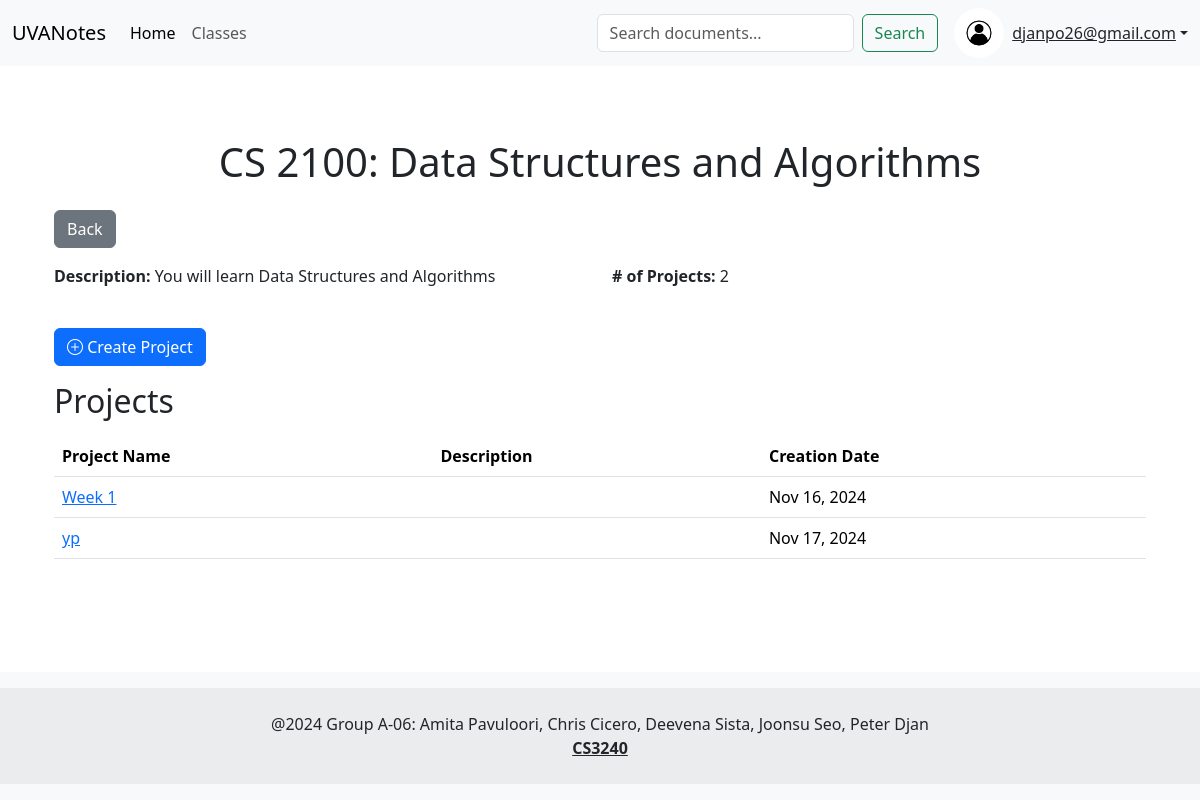
The page /classes/1/ (signed in) on the database its author committed.
### profiles/models.py (models this page shows, shortened)
class Profile(models.Model):
    USER_TYPE_CHOICES = [('Common', 'Common'),
                         ('PMA Admin', 'PMA Admin'),
                         ('Anonymous', 'Anonymous')
                         ]
    YEAR_CHOICES = [ ('First Year','First Year'),
                    ('Second Year','Second Year'),
                    ('Third Year','Third Year'),
                    ('Fourth Year','Fourth Year')
                    ]
    user = models.OneToOneField(User, on_delete=models.CASCADE)
    computing_id = models.TextField(max_length=10, unique=True, blank=True, null=True, default=None)
    major = models.TextField(max_length=50, blank=True, null=True)
    year = models.CharField(max_length=15, choices=YEAR_CHOICES, blank=True, null=True)
    user_type = models.CharField(max_length=20, default='Common', choices=USER_TYPE_CHOICES)
    date_joined = models.DateField(auto_now_add=True)
    bio = models.TextField(max_length=500, blank=True, null=True)
    profile_pic = models.FileField(upload_to=upload_to_profile_folder, default='profiles/images/testpfp.png')

### classes/models.py (models this page shows, shortened)
class Class(models.Model):
    owner = models.ForeignKey(User, on_delete=models.CASCADE)
    name = models.CharField(max_length=255)
    class_code = models.CharField(max_length=100, unique=True) # Ensure the class_code is unique
    class_id = models.AutoField(primary_key=True) # Auto-generated unique class_id
    description = models.TextField()
    member_list = models.ManyToManyField(User, related_name='classes_joined', blank=True)
    pma_admins = models.ManyToManyField(User, related_name='project_pma_admins', blank=True)

### projects/models.py (models this page shows, shortened)
class Project(models.Model):
    owner = models.ForeignKey(User, on_delete=models.CASCADE)
    name = models.CharField(max_length=255)
    project_id = models.AutoField(primary_key=True, null=False)
    class_belongs_to = models.ForeignKey(Class, on_delete=models.CASCADE, null=True, blank=True)
    folder_in_s3 = models.CharField(max_length=255, unique=True, blank=True)
    date_created = models.DateTimeField(auto_now_add=True)
    members = models.ManyToManyField(User, related_name='project_access', blank=True)
    description = models.TextField(blank=True)

### classes/views.py (the view)
# urls.py: path('<int:class_id>/', views.class_detail, name='class_detail'),
@login_required
def class_detail(request, class_id):
    class_instance = get_object_or_404(Class, class_id=class_id)
    projects = class_instance.project_set.all()
    context = {
        'class': class_instance,
        'projects': projects,
    }
    return render(request, 'classes/class.html', context)

### profiles/context_processors.py (called while the page is built)
def user_profile(request):
    if request.user.is_authenticated:
        try:
            profile = Profile.objects.get(user=request.user)
            return {'user_profile': profile}
        except Profile.DoesNotExist:
            return {'user_profile': None}
    return {}

### classes/templates/classes/class.html (shortened to what this page needs)
{% extends 'base.html' %}
{% load static %}
{% load grouptags %}
{% block content %}
<div class="container mt-4">
    <h1 class="mb-4 text-center">{{ class.class_code }}: {{ class.name }}</h1>
    <button class="btn btn-secondary mb-3" onclick="history.back()">Back</button>
    <div class="row mb-4">
        <div class="col-md-6">
            <p><strong>Description:</strong> {{ class.description }}</p>
        </div>
        {% if user.is_authenticated and user.username != 'guest' %}
        <div class="col-md-6">
            <p><strong># of Projects:</strong> {{ projects|length }}</p>
        </div>
        {% endif %}
    </div>
    {% if user.is_authenticated %}
        {% if user.username != 'guest' %}
                {% if user_profile.user_type != 'PMA Admin'%}
                    <div class="mb-3">
                        <a href="{% url 'classes:projects:add_project' class_id=class.class_id  %}" class="btn btn-primary">
                            <i class="bi bi-plus-circle"></i> Create Project
                        </a>
                    </div>
                {% endif %}
        {% endif %}
        <h2 class="mb-3">Projects</h2>
        <table class="table table-hover">
            <thead>
                <tr>
                    <th>Project Name</th>
                    <th>Description</th>
                    <th>Creation Date</th>
                </tr>
            </thead>
            <tbody>
                {% for project in projects %}
                    <tr>
                        <td><a href="{% url 'classes:projects:project_detail' project.class_belongs_to.class_id project.project_id %}">
                            {{ project.name }}</a></td>
                        <td>{{ project.description }}</td>
                        <td>{{ project.date_created|date:"M d, Y" }}</td>
                    </tr>
                {% endfor %}
            </tbody>
        </table>
    {% endif %}
</div>
{% endblock %}

### mysite/templates/base.html (shortened to what this page needs)
<!DOCTYPE html>
{% load bootstrap5 %}
{% load static %}
<html lang="en">
<head>
    <link rel="stylesheet" href="https://cdn.jsdelivr.net/npm/bootstrap@5.3.3/dist/css/bootstrap.min.css"
>
    <link rel="stylesheet" href="https://cdnjs.cloudflare.com/ajax/libs/bootstrap-icons/1.10.0/font/bootstrap-icons.min.css">
</head>
<body>
    <nav class="navbar navbar-expand-lg navbar-light bg-light">
        <div class="container-fluid">
            <a class="navbar-brand">
                UVANotes
            </a>
            <div class="collapse navbar-collapse">
                <ul class="navbar-nav me-auto mb-2 mb-lg-0">
                    <li class="nav-item">
                        <a class="nav-link active" aria-current="page" href="{% url 'home' %}">Home</a>
                    </li>
                    {% if user.is_authenticated %}
                    <li class="nav-item">
                        <a class="nav-link" href="{% url 'classes:class_list' %}">Classes</a>
                    </li>
                    {% endif %}
                </ul>
                {%if user.is_authenticated and user.username != 'guest'%}
                    <form class="d-flex" action="{% url 'projects:search_documents' %}" method="GET">
                        <input class="form-control me-2" type="search" name="q" placeholder="Search documents..." aria-label="Search">
                        <button class="btn btn-outline-success" type="submit">Search</button>
                    </form>
                {%endif%}
                <div class="ms-3">
                    {% if user.is_authenticated %}
                        {% if user.username != 'guest' %}
                            <div class="dropdown">
                                <a href="#" class="d-flex align-items-center text-dark dropdown-toggle" id="userDropdown" data-bs-toggle="dropdown" aria-expanded="false">
                                    {% if user_profile and user_profile.profile_pic %}
                                        <img src="{{ user_profile.profile_pic.url }}" alt="User" width="50" height="50" class="rounded-circle">
                                    {% endif %}
                                    <span class="ms-2">{{ user.username }}</span>
                                </a>
                            </div>
                     {% else %}
                        <a class="btn btn-outline-secondary" href="{% url 'login:logout' %}">Logout</a>
                     {% endif %}
                    {% else %}
                        <a class="btn btn-outline-secondary px-4 " href="{% url 'login:anonymous_login' %}">View Classes and Projects</a>
                        <a class="btn btn-outline-primary  px-4 me-sm-3" href="{% url 'login:login' %}">
                            <i class="bi bi-google"></i> Login
                        </a>
                    {% endif %}
                </div>
            </div>
        </div>
    </nav>
    <div class="container mt-4">
        {% block content %}{% endblock %}
    </div>
    <footer class="footer mt-auto py-3 bg-light text-center">
        <div class="text-center p-4" style="background-color: rgba(0, 0, 0, 0.05);">
            @2024 Group A-06: Amita Pavuloori, Chris Cicero, Deevena Sista, Joonsu Seo, Peter Djan
            <br><a class="text-reset fw-bold" href="https://f24.cs3240.org">CS3240</a>
        </div>
    </footer>
</body>
</html>

### mysite/templates/base.html (style rules this page uses)
html, body { height: 100%; }
body { display: flex; flex-direction: column; }
.footer { flex-shrink: 0; }

### rows shown on the page
Profile: profile_pic (picture)
Class: class_code "CS 2100", name "Data Structures and Algorithms", description "You will learn Data Structures and Algorithms"
Project: name "Week 1", date_created "Nov 16, 2024"
Project: name "yp", date_created "Nov 17, 2024"

### other values the page prints
{{ user.username }} "djanpo26@gmail.com"
{{ projects|length }} "2"
